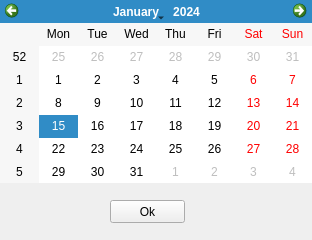
<?xml version="1.0" encoding="UTF-8"?>
<ui version="4.0">
 <class>Form</class>
 <widget class="QWidget" name="Form">
  <property name="geometry">
   <rect>
    <x>0</x>
    <y>0</y>
    <width>312</width>
    <height>240</height>
   </rect>
  </property>
  <property name="windowTitle">
   <string>Form</string>
  </property>
  <widget class="QCalendarWidget" name="calendarWidget">
   <property name="geometry">
    <rect>
     <x>0</x>
     <y>0</y>
     <width>312</width>
     <height>183</height>
    </rect>
   </property>
  </widget>
  <widget class="QPushButton" name="pushButton">
   <property name="geometry">
    <rect>
     <x>110</x>
     <y>200</y>
     <width>75</width>
     <height>23</height>
    </rect>
   </property>
   <property name="text">
    <string>Ok</string>
   </property>
  </widget>
 </widget>
 <resources/>
 <connections/>
</ui>
